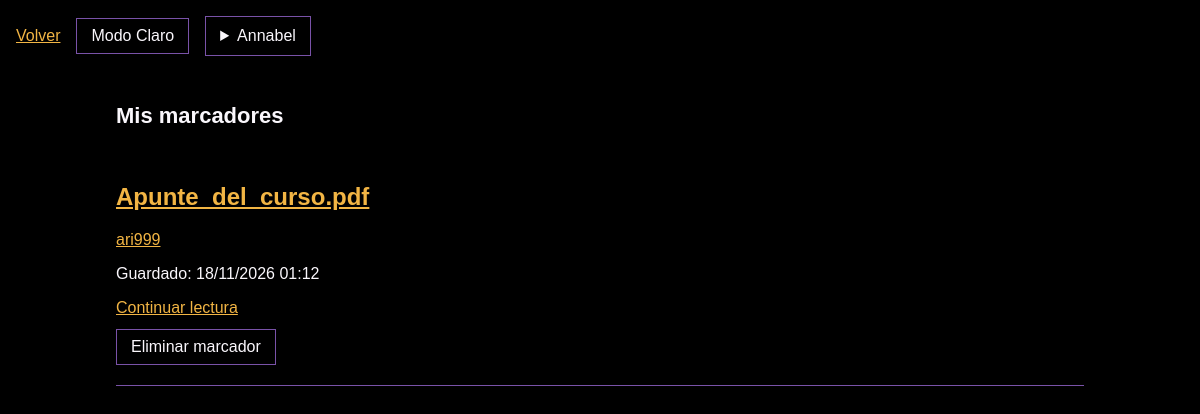
The page /bookmarks/ (signed in) on the database its author committed.
### pages/models.py (models this page shows, shortened)
class Bookmark(models.Model):
    user = models.ForeignKey(settings.AUTH_USER_MODEL, on_delete=models.CASCADE,
                             related_name="bookmarks")
    story = models.ForeignKey(StoryUpload, on_delete=models.CASCADE,
                              related_name="bookmarks")
    location = models.CharField(max_length=2000)
    updated_at = models.DateTimeField(auto_now=True)
    class Meta:
        constraints = [models.UniqueConstraint(fields=["user", "story"],
                                               name="unique_user_story_bookmark")]
        ordering = ["-updated_at"]

class StoryUpload(models.Model):
    title = models.CharField(max_length=200, blank=True)
    description = models.TextField(max_length=3000, blank=True)
    cover = models.ImageField(upload_to=cover_file_path, blank=True)
    @property
    def display_title(self):
        return self.title or self.original_name
    owner = models.ForeignKey(
        settings.AUTH_USER_MODEL,
        on_delete=models.CASCADE,
        related_name="story_uploads",
    )
    file = models.FileField(upload_to=story_file_path)
    original_name = models.CharField(max_length=255)
    uploaded_at = models.DateTimeField(auto_now_add=True)
    tags = models.ManyToManyField(Tag, blank=True, related_name="stories", verbose_name="Tags")

### pages/views.py (the view)
# urls.py: path("bookmarks/", views.bookmarks, name="bookmarks"),
@login_required
@never_cache
@require_GET
def bookmarks(request):
    return render(request, "pages/bookmarks.html", {
        "bookmarks": Bookmark.objects.filter(user=request.user).select_related("story", "story__owner"),
    })

### pages/moderation.py (called while the page is built)
def is_moderator(user):
    return bool(user.is_authenticated and user.is_active
                and user.email.lower().endswith("@admin.cl")
                and ModerationAccount.objects.filter(user=user, is_admin=True).exists())

### pages/templates/pages/bookmarks.html (shortened to what this page needs)
{% extends 'pages/library_base.html' %}
{% block content %}<h1>Mis marcadores</h1>
{% for bookmark in bookmarks %}<article>
<h2><a href="{% url 'pages:reader' bookmark.story_id %}">{{ bookmark.story.display_title }}</a></h2>
<p><a href="{% url 'pages:profile' bookmark.story.owner_id %}">{{ bookmark.story.owner.username }}</a></p>
<p>Guardado: {{ bookmark.updated_at|date:"d/m/Y H:i" }}</p>
<a href="{% url 'pages:reader' bookmark.story_id %}">Continuar lectura</a>
<form method="post" action="{% url 'pages:delete_bookmark' bookmark.story_id %}">{% csrf_token %}
<button type="submit">Eliminar marcador</button></form>
</article>{% empty %}<p>Aún no tienes marcadores.</p>{% endfor %}
{% endblock %}

### pages/templates/pages/account_menu.html (shortened to what this page needs)
{% load moderation_tags %}
{% if user.is_authenticated %}
<details class="account-menu">
    <summary aria-label="Cuenta de {{ user.username }}">{{ user.username }}</summary>
</details>
{% endif %}

### pages/static/pages/theme.css (style rules this page uses)
:root { --black: #000000; --gold: #f2b544; --purple: #7952a8; --white: #faf7fc; --pink: #efa8c4; }
:root { color-scheme: dark; --page-background: var(--black); --page-text: var(--white); --accent: var(--gold); --secondary-text: var(--pink); --outline: var(--white); --input-placeholder: #ffffff9c; --upload-hover: #211b10; }

### pages/static/pages/reader.css (style rules this page uses)
* { box-sizing: border-box; }
body { margin: 0; background: var(--page-background); color: var(--page-text); font-family: Arial, sans-serif; }
a { color: var(--accent); }
button { font: inherit; padding: 8px 14px; color: var(--page-text); background: transparent; border: 1px solid var(--purple); cursor: pointer; }
h1 { font-size: 22px; overflow-wrap: anywhere; }
article { padding: 20px 0; border-bottom: 1px solid var(--purple); }
article form { margin-top: 12px; }
html { scroll-behavior: smooth; }

### pages/static/pages/profile.css (style rules this page uses)
.account-menu { position: relative; color: var(--page-text); }
.account-menu summary { padding: 10px 14px; border: 1px solid var(--purple); cursor: pointer; }

### rows shown on the page
Bookmark: story.display_title "Apunte_del_curso.pdf", story.owner.username "ari999", updated_at "18/11/2026 01:12"

### other values the page prints
{{ user.username }} "Annabel"
